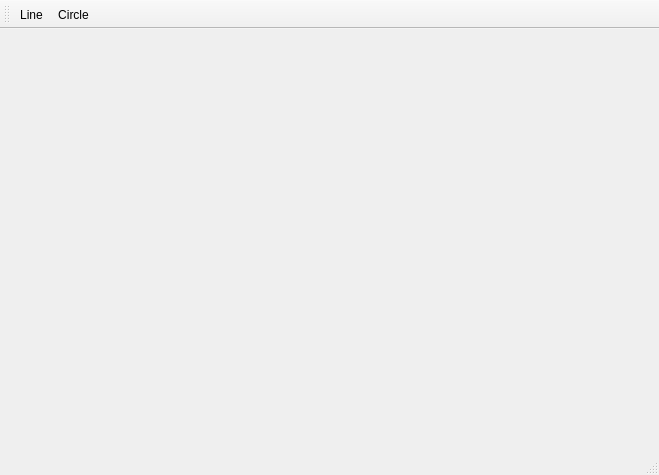
<?xml version="1.0" encoding="UTF-8"?>
<ui version="4.0">
 <class>MainWindow</class>
 <widget class="QMainWindow" name="MainWindow">
  <property name="geometry">
   <rect>
    <x>0</x>
    <y>0</y>
    <width>659</width>
    <height>475</height>
   </rect>
  </property>
  <property name="windowTitle">
   <string>MainWindow</string>
  </property>
  <widget class="QWidget" name="centralwidget">
   <layout class="QVBoxLayout" name="verticalLayout"/>
  </widget>
  <widget class="QMenuBar" name="menubar">
   <property name="geometry">
    <rect>
     <x>0</x>
     <y>0</y>
     <width>659</width>
     <height>21</height>
    </rect>
   </property>
  </widget>
  <widget class="QStatusBar" name="statusbar"/>
  <widget class="QToolBar" name="toolBar">
   <property name="windowTitle">
    <string>toolBar</string>
   </property>
   <attribute name="toolBarArea">
    <enum>TopToolBarArea</enum>
   </attribute>
   <attribute name="toolBarBreak">
    <bool>false</bool>
   </attribute>
   <addaction name="actionLine"/>
   <addaction name="actionCircle"/>
  </widget>
  <action name="actionLine">
   <property name="text">
    <string>Line</string>
   </property>
  </action>
  <action name="actionCircle">
   <property name="text">
    <string>Circle</string>
   </property>
  </action>
 </widget>
 <resources/>
 <connections/>
</ui>
